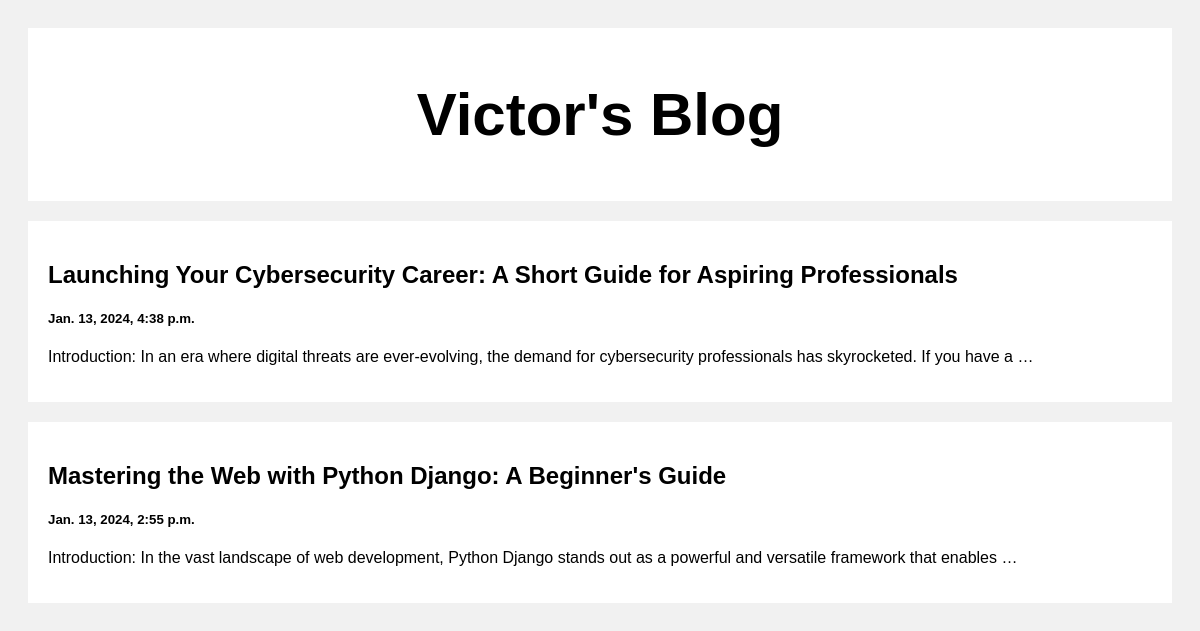
The page / on the database its author committed.
### posts/models.py (models this page shows)
class Post(models.Model):
    title=models.CharField(max_length=1000)
    body=models.CharField(max_length=1000000)
    created_at=models.DateTimeField(default=datetime.now, blank=True)

### posts/views.py (the view)
# urls.py: path('', views.index, name='index'),
def index(request):
    posts= Post.objects.all()
    return render(request, 'index.html',{'posts':posts})

### templates/index.html (shortened to what this page needs)
<!DOCTYPE html>
<html>
<head>
</head>
<body>
<div class="header">
  <h2>Victor's Blog</h2>
</div>
<div class="row">
  <div class="leftcolumn">
    {% for post in posts reversed %}
    <div class="card">
      <a style="text-decoration: none; color: black;" href="/post/{{post.id}}">
        <h2>{{post.title}}</h2>
        <h5>{{post.created_at}}</h5>
        <p>{{post.body|truncatewords:20}}</p>
      </a>
    </div>
    {% endfor %}
  </div>
</div>
</body>
</html>

### templates/index.html (style rules this page uses)
* { box-sizing: border-box; }
body { font-family: Arial; padding: 20px; background: #f1f1f1; }
.header { padding: 2px; font-size: 40px; text-align: center; background: white; }
.leftcolumn { float: left; width: 100%; }
.card { background-color: white; padding: 20px; margin-top: 20px; }
.row:after { content: ""; display: table; clear: both; }

### rows shown on the page
Post: title "Launching Your Cybersecurity Career: A Short Guide for Aspiring Professionals", created_at "Jan. 13, 2024, 4:38 p.m.", body "Introduction: In an era where digital threats are ever-evolving, the demand for cybersecurity professionals has skyrocketed. If you have a …"
Post: title "Mastering the Web with Python Django: A Beginner's Guide", created_at "Jan. 13, 2024, 2:55 p.m.", body "Introduction: In the vast landscape of web development, Python Django stands out as a powerful and versatile framework that enables …"
